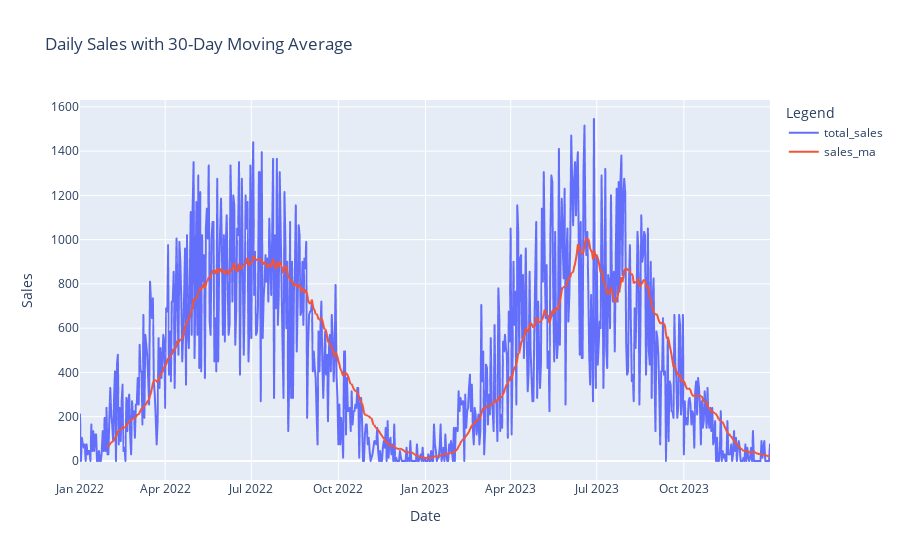

The notebook cell saved with this chart:
### Markdown cell above
### Step 5: Inspect the Final Artifact

And here is the second **'wow' moment**. We passed a `DataFrame` object from one agent to another, and the second agent returned a fully interactive `plotly.Figure` object. 

Let's display it:

### Code cell
display(sales_plot)

### Figure 1 — Plotly figure (JSON) as saved in the notebook; plotly's stock layout.template omitted (floating-point values rounded to 4 significant figures; data arrays with more than 128 entries replaced by an {"elided": "..."} marker saying what was removed)
{"data": [{"hovertemplate": "Legend=total_sales<br>Date=%{x}<br>Sales=%{y}<extra></extra>", "legendgroup": "total_sales", "line": {"color": "#636efa", "dash": "solid"}, "marker": {"symbol": "circle"}, "mode": "lines", "name": "total_sales", "showlegend": true, "type": "scattergl", "x": {"elided": "730 str values"}, "xaxis": "x", "y": {"elided": "730 float values"}, "yaxis": "y"}, {"hovertemplate": "Legend=sales_ma<br>Date=%{x}<br>Sales=%{y}<extra></extra>", "legendgroup": "sales_ma", "line": {"color": "#EF553B", "dash": "solid"}, "marker": {"symbol": "circle"}, "mode": "lines", "name": "sales_ma", "showlegend": true, "type": "scattergl", "x": {"elided": "730 str values"}, "xaxis": "x", "y": {"elided": "730 float values"}, "yaxis": "y"}], "layout": {"legend": {"title": {"text": "Legend"}, "tracegroupgap": 0}, "title": {"text": "Daily Sales with 30-Day Moving Average"}, "xaxis": {"anchor": "y", "domain": [0, 1], "title": {"text": "Date"}}, "yaxis": {"anchor": "x", "domain": [0, 1], "title": {"text": "Sales"}}}}
